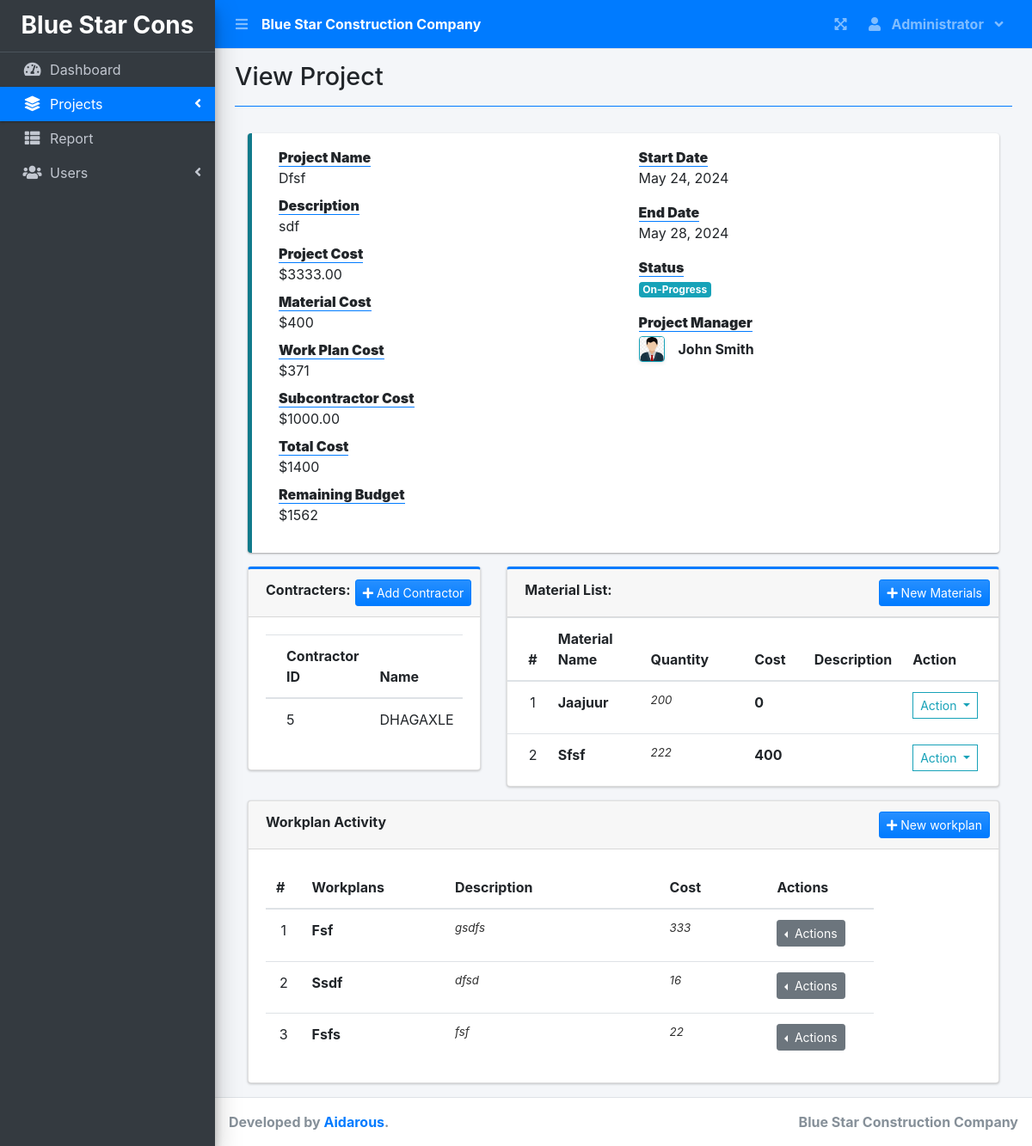
The page /index.php?page=view_project&id=6 (signed in) on the database its author committed.
### tables this page shows
CREATE TABLE `users` (
  `id` int(30) NOT NULL,
  `firstname` varchar(200) NOT NULL,
  `lastname` varchar(200) NOT NULL,
  `email` varchar(200) NOT NULL,
  `password` text NOT NULL,
  `type` tinyint(1) NOT NULL DEFAULT '2' COMMENT '1 = admin, 2 = staff',
  `avatar` text NOT NULL,
  `date_created` datetime NOT NULL DEFAULT CURRENT_TIMESTAMP
);

CREATE TABLE `contractors` (
  `id` int(11) NOT NULL,
  `name` varchar(255) NOT NULL,
  `total_rate` decimal(10,2) NOT NULL,
  `remaining_balance` decimal(10,2) NOT NULL,
  `project_id` int(11) NOT NULL
);

CREATE TABLE `task_list` (
  `id` int(30) NOT NULL,
  `project_id` int(30) NOT NULL,
  `date_created` datetime NOT NULL DEFAULT CURRENT_TIMESTAMP,
  `materialname` varchar(255) DEFAULT NULL,
  `quantity` int(11) DEFAULT '0',
  `cost` int(11) NOT NULL,
  `status` varchar(250) DEFAULT NULL
);

CREATE TABLE `user_productivity` (
  `id` int(30) NOT NULL,
  `project_id` int(30) NOT NULL,
  `comment` text NOT NULL,
  `date` date NOT NULL,
  `user_id` int(30) NOT NULL,
  `date_created` datetime NOT NULL DEFAULT CURRENT_TIMESTAMP,
  `workplan` varchar(255) NOT NULL,
  `cost` int(11) DEFAULT '0'
);

### view_project.php (the view, shortened to what this page needs)
<?php
include 'db_connect.php';
$stat = array("Pending","Started","On-Progress","On-Hold","Over Due","Done");
$qry = $conn->query("SELECT * FROM project_list where id = ".$_GET['id'])->fetch_array();
$material_cost_result = $conn->query("SELECT SUM(cost) as total_material_cost FROM task_list WHERE project_id = {$id}");
$material_cost = $material_cost_result->num_rows > 0 ? $material_cost_result->fetch_array()['total_material_cost'] : 0;
$workplan_cost= $conn->query("SELECT SUM(cost) as workplan_cost FROM user_productivity WHERE project_id = {$id}");
$workplan_cost = $workplan_cost->num_rows > 0 ? $workplan_cost->fetch_array()['workplan_cost'] : 0;
$subcontractor_cost_result = $conn->query("SELECT SUM(total_rate) as total_subcontractor_cost FROM contractors WHERE project_id = {$id}");
$subcontractor_cost = $subcontractor_cost_result->num_rows > 0 ? $subcontractor_cost_result->fetch_array()['total_subcontractor_cost'] : 0;
$total_cost = $material_cost  + $subcontractor_cost;
$remaining_budget = $project_cost - $total_cost - $workplan_cost;
$cprog = $conn->query("SELECT * FROM task_list where project_id = {$id} and status = 3")->num_rows;
$prod = $conn->query("SELECT * FROM user_productivity where project_id = {$id}")->num_rows;
if($status == 0 && strtotime(date('Y-m-d')) >= strtotime($start_date)):
    if($prod > 0 || $cprog > 0)
        $status = 2;
    else
        $status = 1;
elseif($status == 0 && strtotime(date('Y-m-d')) > strtotime($end_date)):
    $status = 4;
endif;
$manager = $conn->query("SELECT *, concat(firstname, ' ', lastname) as name FROM users where id = $manager_id");
$manager = $manager->num_rows > 0 ? $manager->fetch_array() : array();
?>
<div class="col-lg-12">
	<div class="row">
		<div class="col-md-12">
			<div class="callout callout-info">
				<div class="col-md-12">
					<div class="row">
						<div class="col-sm-6">
						<dl>
                                <dt><b class="border-bottom border-primary">Project Name</b></dt>
                                <dd><?php echo ucwords($name) ?></dd>
                                <dt><b class="border-bottom border-primary">Description</b></dt>
                                <dd><?php echo html_entity_decode($description) ?></dd>
                                <dt><b class="border-bottom border-primary">Project Cost</b></dt>
                                <dd>$<?php
								$usertype=  ($_SESSION['login_type']);
						if ($usertype== 1) {
							echo $project_cost;
						}else{
						}
								?></dd>
                                <dt><b class="border-bottom border-primary">Material Cost</b></dt>
                                <dd>$<?php echo ($material_cost) ?></dd>
								<dt><b class="border-bottom border-primary">Work Plan Cost</b></dt>
                                <dd>$<?php echo ($workplan_cost) ?></dd>
                                <dt><b class="border-bottom border-primary">Subcontractor Cost</b></dt>
                                <dd>$<?php echo ($subcontractor_cost) ?></dd>
                                <dt><b class="border-bottom border-primary">Total Cost</b></dt>
                                <dd>$<?php echo ($total_cost) ?></dd>
                                <dt><b class="border-bottom border-primary">Remaining Budget</b></dt>
                                <dd>$<?php
						$usertype=  ($_SESSION['login_type']);
						if ($usertype== 1) {
							echo $remaining_budget;
						}else{
						}
								?></dd>
                            </dl>
						</div>
						<div class="col-md-6">
							<dl>
								<dt><b class="border-bottom border-primary">Start Date</b></dt>
								<dd><?php echo date("F d, Y",strtotime($start_date)) ?></dd>
							</dl>
							<dl>
								<dt><b class="border-bottom border-primary">End Date</b></dt>
								<dd><?php echo date("F d, Y",strtotime($end_date)) ?></dd>
							</dl>
							<dl>
								<dt><b class="border-bottom border-primary">Status</b></dt>
								<dd>
									<?php
									  if($stat[$status] =='Pending'){
									  	echo "<span class='badge badge-secondary'>{$stat[$status]}</span>";
									  }elseif($stat[$status] =='Started'){
									  	echo "<span class='badge badge-primary'>{$stat[$status]}</span>";
									  }elseif($stat[$status] =='On-Progress'){
									  	echo "<span class='badge badge-info'>{$stat[$status]}</span>";
									  }elseif($stat[$status] =='On-Hold'){
									  	echo "<span class='badge badge-warning'>{$stat[$status]}</span>";
									  }elseif($stat[$status] =='Over Due'){
									  	echo "<span class='badge badge-danger'>{$stat[$status]}</span>";
									  }elseif($stat[$status] =='Done'){
									  	echo "<span class='badge badge-success'>{$stat[$status]}</span>";
									  }
									?>
								</dd>
							</dl>
							<dl>
								<dt><b class="border-bottom border-primary">Project Manager</b></dt>
								<dd>
									<?php if(isset($manager['id'])) : ?>
									<div class="d-flex align-items-center mt-1">
										<img class="img-circle img-thumbnail p-0 shadow-sm border-info img-sm mr-3" src="assets/uploads/<?php echo $manager['avatar'] ?>" alt="Avatar">
										<b><?php echo ucwords($manager['name']) ?></b>
									</div>
									<?php else: ?>
										<small><i>Eng Mohamed Dayr</i></small>
									<?php endif; ?>
								</dd>
							</dl>
						</div>
					</div>
				</div>
			</div>
		</div>
	</div>
	<div class="row">
		<div class="col-md-4">
			<div class="card card-outline card-primary">
				<div class="card-header">
					<span><b>Contracters:</b></span>
					<div class="card-tools">
					<button class="btn btn-primary bg-gradient-primary btn-sm" type="button" id="new_contractor"><i class="fa fa-plus"></i> Add Contractor</button>
					</div>
				</div>
				<div class="card-body">
				<div class="card-body p-0">
					<div class="table-responsive">
					<table class="table table-condensed m-0 table-hover">
						<colgroup>
							<col width="5%">
							<col width="25%">
							<col width="30%">
							<col width="15%">
							<col width="15%">
						</colgroup>
						<thead>
						<th>Contractor ID</th>
                <th>Name</th>
						</thead>
						<tbody>
							<?php
							$contractors = $conn->query("SELECT *, name FROM contractors where project_id = {$id} ORDER BY name ASC");
							while($row = $contractors->fetch_assoc()):
							?>
								<tr>
								<td><?php echo $row['id']; ?></td>
                    <td><?php echo $row['name']; ?></td>
		                    	</tr>
							<?php
							endwhile;
							?>
						</tbody>
					</table>
					</div>
				</div>
				</div>
			</div>
		</div>
		<div class="col-md-8">
			<div class="card card-outline card-primary">
				<div class="card-header">
					<span><b>Material List:</b></span>
					<?php if($_SESSION['login_type'] != 3): ?>
					<div class="card-tools">
						<button class="btn btn-primary bg-gradient-primary btn-sm" type="button" id="new_task"><i class="fa fa-plus"></i> New Materials</button>
					</div>
				<?php endif; ?>
				</div>
				<div class="card-body p-0">
					<div class="table-responsive">
					<table class="table table-condensed m-0 table-hover">
						<colgroup>
							<col width="5%">
							<col width="25%">
							<col width="30%">
							<col width="15%">
							<col width="15%">
						</colgroup>
						<thead>
							<th>#</th>
							<th>Material Name</th>
							 <th>Quantity</th>
							 <th>Cost</th>
							 <th>Description</th>
							<th>Action</th>
						</thead>
						<tbody>
							<?php
							$i = 1;
							$tasks = $conn->query("SELECT * FROM task_list where project_id = {$id} order by materialname asc");
							while($row=$tasks->fetch_assoc()):
								$trans = get_html_translation_table(HTML_ENTITIES,ENT_QUOTES);
								unset($trans["\""], $trans["<"], $trans[">"], $trans["<h2"]);
								$desc = strtr(html_entity_decode($row['quantity']),$trans);
								$desc=str_replace(array("<li>","</li>"), array("",", "), $desc);
							?>
								<tr>
			                        <td class="text-center"><?php echo $i++ ?></td>
			                        <td class=""><b><?php echo ucwords($row['materialname']) ?></b></td>
			                        <td class=""><p class="truncate"><?php echo strip_tags($desc) ?></p></td>
									<td class=""><b><?php echo ucwords($row['cost']) ?></b></td>
			                        <td><?php echo ucwords($row['description']) ?></td>
			                        <td class="text-center">
										<button type="button" class="btn btn-default btn-sm btn-flat border-info wave-effect text-info dropdown-toggle" data-toggle="dropdown" aria-expanded="true">
					                      Action
					                    </button>
									</td>
		                    	</tr>
							<?php
							endwhile;
							?>
						</tbody>
					</table>
					</div>
				</div>
			</div>
		</div>
	</div>
	<div class="row">
	<div class="col-md-12">
    <div class="card">
        <div class="card-header">
            <b>Workplan Activity</b>
            <div class="card-tools">
                <button class="btn btn-primary bg-gradient-primary btn-sm" type="button" id="new_productivity"><i class="fa fa-plus"></i> New workplan</button>
            </div>
        </div>
        <div class="card-body">
            <?php
            $progress = $conn->query("SELECT * FROM user_productivity WHERE project_id = {$id}");
            if($progress->num_rows > 0):
            ?>
            <table class="table table-condensed m-0 table-hover">
                <colgroup>
                    <col width="5%">
                    <col width="20%">
                    <col width="30%">
                    <col width="15%">
                    <col width="15%">
                    <col width="15%">
                </colgroup>
                <thead>
                    <tr>
                        <th>#</th>
                        <th>Workplans</th>
                        <th>Description</th>
                        <th>Cost</th>
                        <th>Actions</th>
                    </tr>
                </thead>
                <tbody>
                    <?php
                    $i = 1;
                    while($row = $progress->fetch_assoc()):
                        $trans = get_html_translation_table(HTML_ENTITIES, ENT_QUOTES);
                        unset($trans["\""], $trans["<"], $trans[">"], $trans["<h2"]);
                        $desc = strtr(html_entity_decode($row['comment']), $trans);
                        $desc = str_replace(array("<li>", "</li>"), array("", ", "), $desc);
                    ?>
                    <tr>
                        <td class="text-center"><?php echo $i++; ?></td>
                        <td><b><?php echo ucwords($row['workplan']); ?></b></td>
                        <td><p class="truncate"><?php echo strip_tags($desc); ?></p></td>
                        <td><p class="truncate"><?php echo strip_tags($row['cost']); ?></p></td>
                        <td>
                            <?php if($_SESSION['login_id'] == $row['user_id']): ?>
                            <div class="btn-group dropleft">
                                <button type="button" class="btn btn-secondary btn-sm dropdown-toggle" data-toggle="dropdown" aria-haspopup="true" aria-expanded="false">
                                    Actions
                                </button>
                            </div>
                            <?php endif; ?>
                        </td>
                    </tr>
                    <?php endwhile; ?>
                </tbody>
            </table>
            <?php else: ?>
            <p>No Workplan Activity.</p>
            <?php endif; ?>
        </div>
    </div>
</div>

### view_project.php (style rules this page uses)
.truncate { -webkit-line-clamp:1 !important; }

### rows shown on the page
users: avatar (picture)
contractors: id "5", name "DHAGAXLE"
task_list: materialname "Jaajuur", quantity "200", cost "0"
task_list: materialname "Sfsf", quantity "222", cost "400"
user_productivity: workplan "Fsf", comment "gsdfs", cost "333"
user_productivity: workplan "Ssdf", comment "dfsd", cost "16"
user_productivity: workplan "Fsfs", comment "fsf", cost "22"

### other values the page prints
$_SESSION['login_firstname'] "Administrator"
$title "View Project"
$name "Dfsf"
html_entity_decode($description) "sdf"
$project_cost "3333.00"
$material_cost "400"
$workplan_cost "371"
$subcontractor_cost "1000.00"
$total_cost "1400"
$remaining_budget "1562"
date("F d, Y",strtotime($start_date)) "May 24, 2024"
date("F d, Y",strtotime($end_date)) "May 28, 2024"
$stat[$status] "On-Progress"
$manager['name'] "John Smith"
